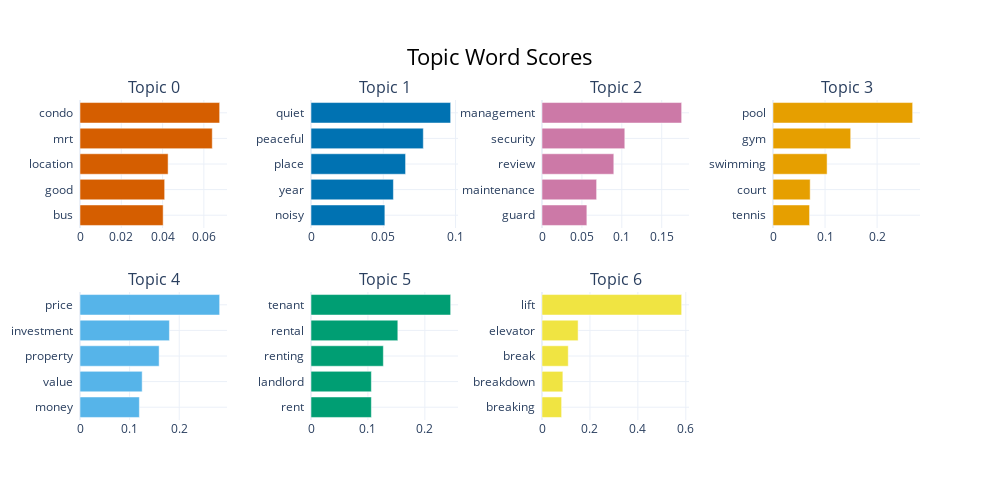

Notebook code for this chart:
### Code cell
# Visualize Model
model.visualize_barchart()

### Figure 1 — Plotly figure (JSON) as saved in the notebook; plotly's stock layout.template omitted (floating-point values rounded to 4 significant figures)
{"data": [{"marker": {"color": "#D55E00"}, "orientation": "h", "type": "bar", "x": [0.04029, 0.04101, 0.04268, 0.06408, 0.06765], "xaxis": "x", "y": ["bus  ", "good  ", "location  ", "mrt  ", "condo  "], "yaxis": "y"}, {"marker": {"color": "#0072B2"}, "orientation": "h", "type": "bar", "x": [0.05109, 0.05701, 0.06541, 0.07769, 0.0966], "xaxis": "x2", "y": ["noisy  ", "year  ", "place  ", "peaceful  ", "quiet  "], "yaxis": "y2"}, {"marker": {"color": "#CC79A7"}, "orientation": "h", "type": "bar", "x": [0.05621, 0.06842, 0.08997, 0.1037, 0.175], "xaxis": "x3", "y": ["guard  ", "maintenance  ", "review  ", "security  ", "management  "], "yaxis": "y3"}, {"marker": {"color": "#E69F00"}, "orientation": "h", "type": "bar", "x": [0.07027, 0.07144, 0.1039, 0.1493, 0.2683], "xaxis": "x4", "y": ["tennis  ", "court  ", "swimming  ", "gym  ", "pool  "], "yaxis": "y4"}, {"marker": {"color": "#56B4E9"}, "orientation": "h", "type": "bar", "x": [0.1196, 0.1253, 0.1595, 0.1802, 0.2814], "xaxis": "x5", "y": ["money  ", "value  ", "property  ", "investment  ", "price  "], "yaxis": "y5"}, {"marker": {"color": "#009E73"}, "orientation": "h", "type": "bar", "x": [0.106, 0.106, 0.1271, 0.1525, 0.2453], "xaxis": "x6", "y": ["rent  ", "landlord  ", "renting  ", "rental  ", "tenant  "], "yaxis": "y6"}, {"marker": {"color": "#F0E442"}, "orientation": "h", "type": "bar", "x": [0.08187, 0.08706, 0.1095, 0.1507, 0.5827], "xaxis": "x7", "y": ["breaking  ", "breakdown  ", "break  ", "elevator  ", "lift  "], "yaxis": "y7"}], "layout": {"annotations": [{"font": {"size": 16}, "showarrow": false, "text": "Topic 0", "x": 0.0875, "xanchor": "center", "xref": "paper", "y": 1, "yanchor": "bottom", "yref": "paper"}, {"font": {"size": 16}, "showarrow": false, "text": "Topic 1", "x": 0.3625, "xanchor": "center", "xref": "paper", "y": 1, "yanchor": "bottom", "yref": "paper"}, {"font": {"size": 16}, "showarrow": false, "text": "Topic 2", "x": 0.6375, "xanchor": "center", "xref": "paper", "y": 1, "yanchor": "bottom", "yref": "paper"}, {"font": {"size": 16}, "showarrow": false, "text": "Topic 3", "x": 0.9125, "xanchor": "center", "xref": "paper", "y": 1, "yanchor": "bottom", "yref": "paper"}, {"font": {"size": 16}, "showarrow": false, "text": "Topic 4", "x": 0.0875, "xanchor": "center", "xref": "paper", "y": 0.4, "yanchor": "bottom", "yref": "paper"}, {"font": {"size": 16}, "showarrow": false, "text": "Topic 5", "x": 0.3625, "xanchor": "center", "xref": "paper", "y": 0.4, "yanchor": "bottom", "yref": "paper"}, {"font": {"size": 16}, "showarrow": false, "text": "Topic 6", "x": 0.6375, "xanchor": "center", "xref": "paper", "y": 0.4, "yanchor": "bottom", "yref": "paper"}], "height": 500, "hoverlabel": {"bgcolor": "white", "font": {"family": "Rockwell", "size": 16}}, "showlegend": false, "title": {"font": {"color": "Black", "size": 22}, "text": "Topic Word Scores", "x": 0.5, "xanchor": "center", "yanchor": "top"}, "width": 1000, "xaxis": {"anchor": "y", "domain": [0, 0.175], "showgrid": true}, "xaxis2": {"anchor": "y2", "domain": [0.275, 0.45], "showgrid": true}, "xaxis3": {"anchor": "y3", "domain": [0.55, 0.725], "showgrid": true}, "xaxis4": {"anchor": "y4", "domain": [0.825, 1], "showgrid": true}, "xaxis5": {"anchor": "y5", "domain": [0, 0.175], "showgrid": true}, "xaxis6": {"anchor": "y6", "domain": [0.275, 0.45], "showgrid": true}, "xaxis7": {"anchor": "y7", "domain": [0.55, 0.725], "showgrid": true}, "xaxis8": {"anchor": "y8", "domain": [0.825, 1], "showgrid": true}, "yaxis": {"anchor": "x", "domain": [0.6, 1], "showgrid": true}, "yaxis2": {"anchor": "x2", "domain": [0.6, 1], "showgrid": true}, "yaxis3": {"anchor": "x3", "domain": [0.6, 1], "showgrid": true}, "yaxis4": {"anchor": "x4", "domain": [0.6, 1], "showgrid": true}, "yaxis5": {"anchor": "x5", "domain": [0, 0.4], "showgrid": true}, "yaxis6": {"anchor": "x6", "domain": [0, 0.4], "showgrid": true}, "yaxis7": {"anchor": "x7", "domain": [0, 0.4], "showgrid": true}, "yaxis8": {"anchor": "x8", "domain": [0, 0.4], "showgrid": true}}}
